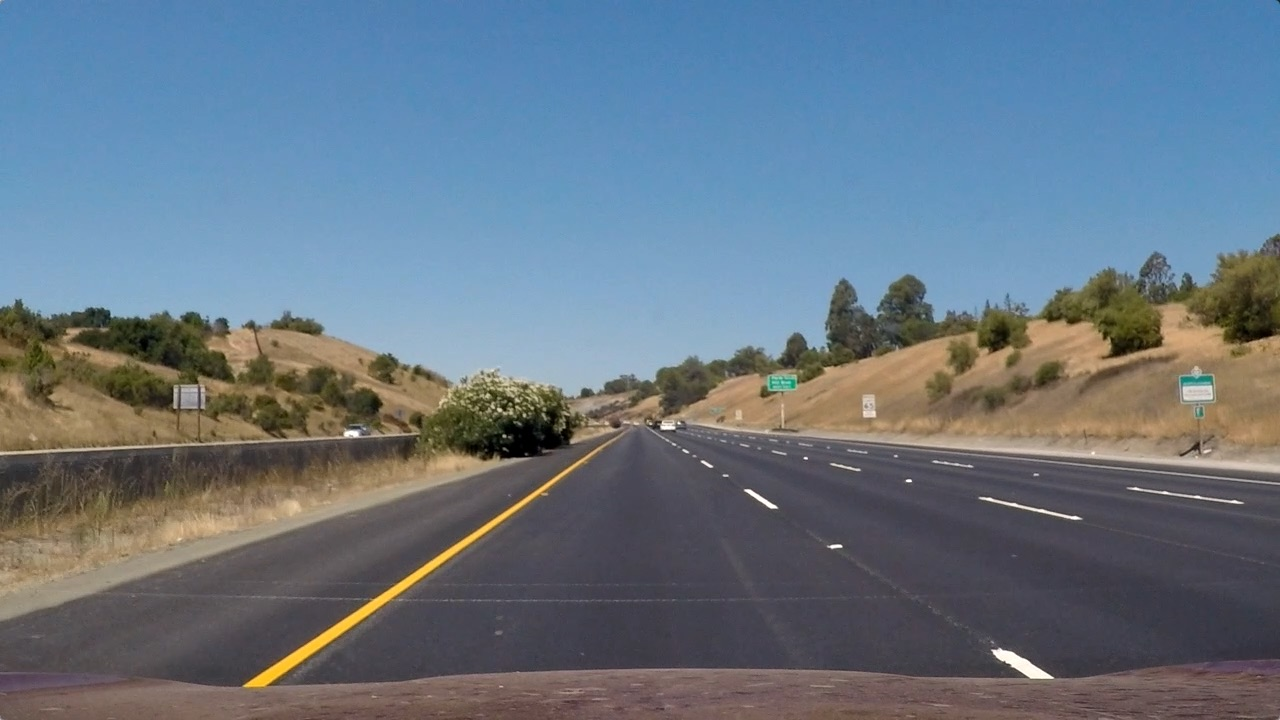
#> input picture media/test_images/straight_lines1.jpg, 1280 x 720 px; its folder holds only this picture in this run
$ jupyter execute draft.ipynb   (shell and % lines are left out)   (older library calls are emulated)
#> lines starting #> are read from the running program, lines starting #| are printed output that depends on the picture
## Importing Packages

[cell 1]
# importing some useful packages
import matplotlib.pyplot as plt
import numpy as np
import cv2
import glob

# showing images in notebook

## Visualization part

[cell 2]
def show_image(image, title='Image', cmap_type='gray'):
    plt.imshow(image, cmap = cmap_type)
    plt.title(title)

## Read In An Image

[cell 3]
# Reading an image
images_paths = glob.glob("media/test_images/*.jpg")
images = [plt.imread(image) for image in images_paths]
#> images = 1 item

# getting img dimensions and printing it
image_idx = 0

print("This image is of shape {}".format(images[image_idx].shape))
#| This image is of shape (720, 1280, 3)
show_image(images[image_idx], "Image number one")

[cell 4]
### Apply gaussian blue to eliminate noise
def gaussian_blur(img, kernel_size):
    return cv2.GaussianBlur(img, (kernel_size, kernel_size), 0)

[cell 5]
### This function returns the prespective and inverse prespective matrix for a prespective transform
def perspectiveTransform(srcPoints, dstPoints):
    M = cv2.getPerspectiveTransform(srcPoints, dstPoints)
    Minv = cv2.getPerspectiveTransform(dstPoints, srcPoints)
    return M, Minv

### This function applies prespective transform to an image and returns the warped image
def warpPerspective(img, imgSize, M):
    return cv2.warpPerspective(img, M, imgSize, cv2.INTER_LINEAR)

## Start your pipeline Here

[cell 6]
test_image = images[0]
#> test_image is the input picture: shape (720, 1280, 3); mean R, G, B 103.2, 117.7, 131.2

show_image(test_image, "Test Image")

[cell 7]
gray = cv2.cvtColor(test_image, cv2.COLOR_RGB2GRAY)

show_image(gray, "Gray Image")

[cell 8]
hls_image = cv2.cvtColor(test_image, cv2.COLOR_RGB2HLS)
#> hls_image: shape (720, 1280, 3); mean of channels 0, 1, 2 85.5, 117, 67

show_image(hls_image, "HSL Image")

[cell 9]
h_channel = hls_image[:, :, 0]
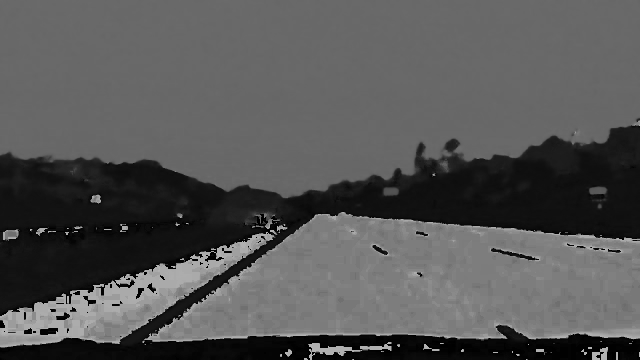
#> h_channel: shape (720, 1280) (shown at 1/2 size); min 0, max 179, mean 85.5
l_channel = hls_image[:, :, 1]
s_channel = hls_image[:, :, 2]
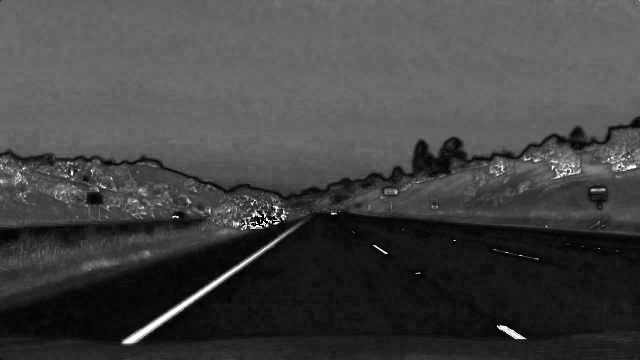
#> s_channel: shape (720, 1280) (shown at 1/2 size); min 0, max 255, mean 67

[cell 10]
np.max(h_channel), np.max(l_channel), np.max(s_channel)
#> Out = (179, 254, 255)

[cell 11]
show_image(s_channel, "S Channel")

[cell 12]
sobelx = cv2.Sobel(s_channel, cv2.CV_64F, 1, 0)
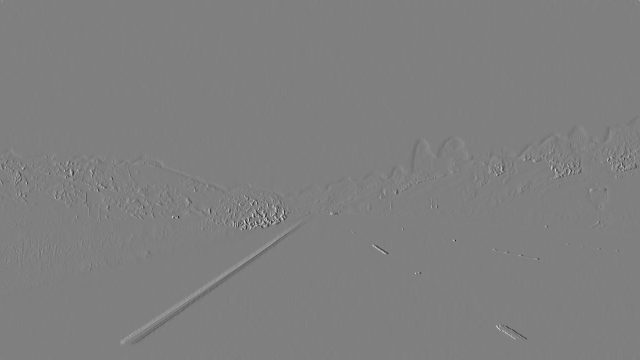
#> sobelx: shape (720, 1280) float64 (shown at 1/2 size); min -1020, max 1020, mean -0.1; drawn with min black and max white

show_image(sobelx, "Sobel X")

[cell 13]
np.max(sobelx), np.min(sobelx)
#> Out = (1020, -1020)

[cell 14]
abs_sobel_x = np.absolute(sobelx)
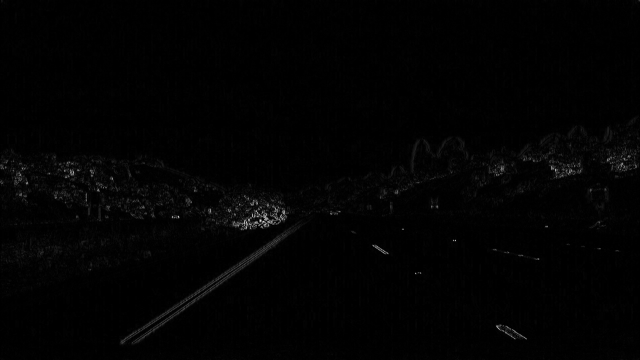
#> abs_sobel_x: shape (720, 1280) float64 (shown at 1/2 size); min 0, max 1020, mean 11.1; drawn with min black and max white
scaled_sobel = 255 * ((abs_sobel_x) / np.max(abs_sobel_x))

[cell 15]
show_image(scaled_sobel, "Enhanced Edges")

[cell 16]
sx_thresh = [10, 100]

sx_binary = np.zeros_like(scaled_sobel)
sx_binary[(scaled_sobel > sx_thresh[0]) & (scaled_sobel < sx_thresh[1])] = 1

[cell 17]
show_image(sx_binary, "Binary Image")

[cell 18]
srcPoints = np.array([[200, 700],
                      [580, 450],
                      [670, 450],
                      [1150, 700]]).astype(np.float32)

dstPoints = np.array([[200, 700],
                      [200, 50],
                      [1000, 50],
                      [1000, 700]]).astype(np.float32)

M, Minv = perspectiveTransform(srcPoints, dstPoints)

warped_image = warpPerspective(sx_binary, sx_binary.astype(np.float32).shape[1::-1], M)

[cell 19]
show_image(warped_image)

[cell 20]
origianl_image = warpPerspective(warped_image, sx_binary.shape[1::-1], Minv)
show_image(origianl_image)
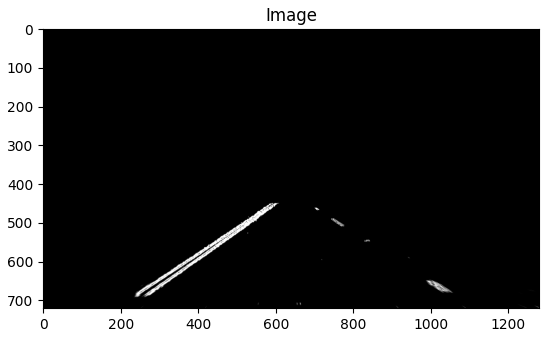
#> figure drawn by matplotlib, 1 panel

$ run again, on media/test_images/test3.jpg
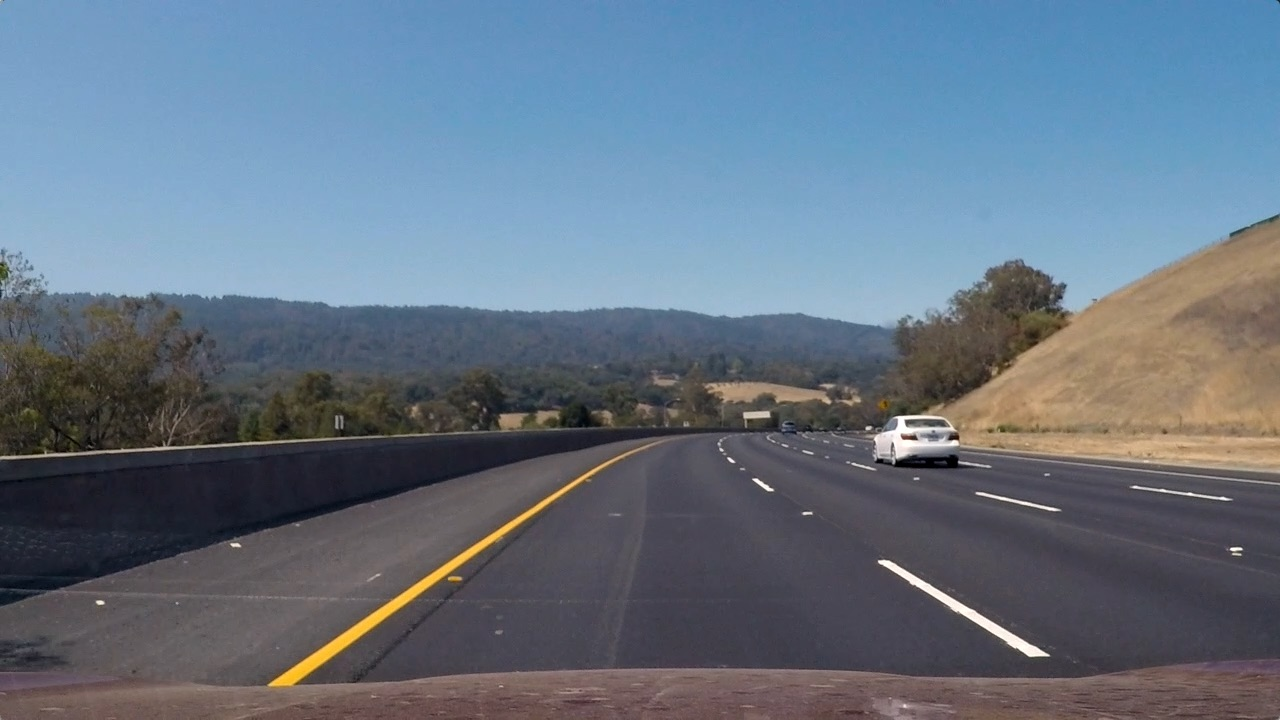
#> input picture media/test_images/test3.jpg, 1280 x 720 px
#> images = 1 item
#| This image is of shape (720, 1280, 3)
#> test_image is the input picture: shape (720, 1280, 3); mean R, G, B 101.1, 115.3, 130.7
#> hls_image: shape (720, 1280, 3); mean of channels 0, 1, 2 94.8, 115.7, 62.1
#> `np.max(h_channel), np.max(l_channel), np.max(s_channel)`: Out = (179, 255, 255)
#> `sobelx = cv2.Sobel(s_channel, cv2.CV_64F, 1, 0)`:
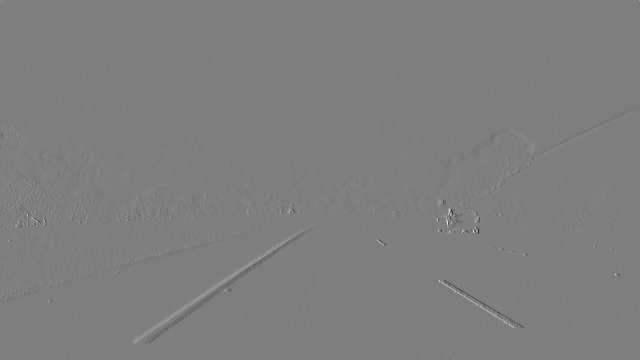
#> sobelx: shape (720, 1280) float64 (shown at 1/2 size); min -979, max 990, mean 0; drawn with min black and max white
#> `np.max(sobelx), np.min(sobelx)`: Out = (990, -979)
#> `[cell 20] origianl_image = warpPerspective(warped_image, sx_binary.sha..`:
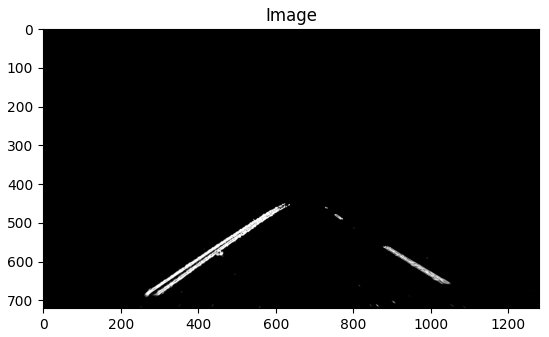
#> figure drawn by matplotlib, 1 panel

$ run again, on media/test_images/test4.jpg
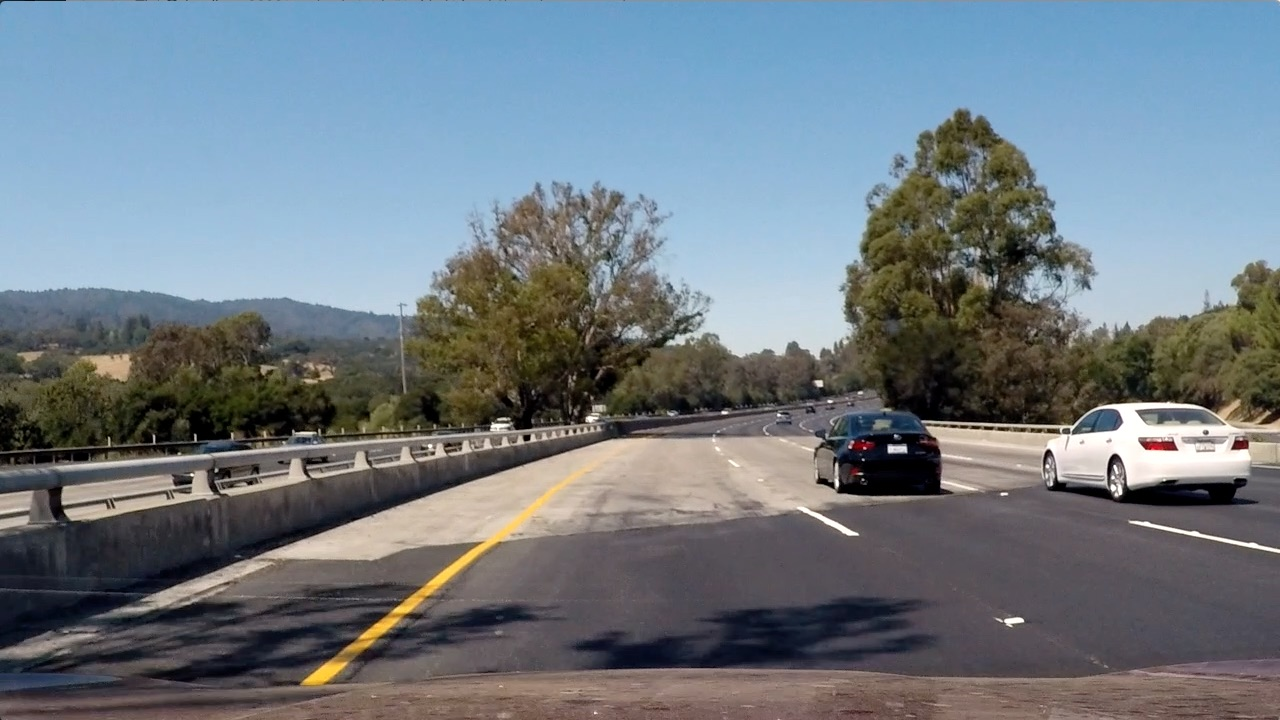
#> input picture media/test_images/test4.jpg, 1280 x 720 px
#> images = 1 item
#| This image is of shape (720, 1280, 3)
#> test_image is the input picture: shape (720, 1280, 3); mean R, G, B 112.2, 122.7, 130.9
#> hls_image: shape (720, 1280, 3); mean of channels 0, 1, 2 80.5, 121.4, 71.8
#> `np.max(h_channel), np.max(l_channel), np.max(s_channel)`: Out = (180, 255, 255)
#> `sobelx = cv2.Sobel(s_channel, cv2.CV_64F, 1, 0)`:
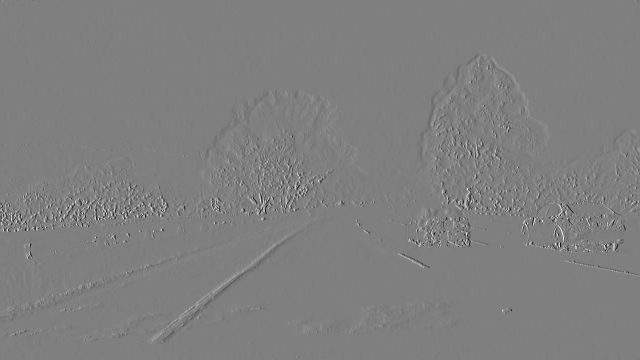
#> sobelx: shape (720, 1280) float64 (shown at 1/2 size); min -1020, max 1020, mean 0; drawn with min black and max white
#> `np.max(sobelx), np.min(sobelx)`: Out = (1020, -1020)
#> `[cell 20] origianl_image = warpPerspective(warped_image, sx_binary.sha..`:
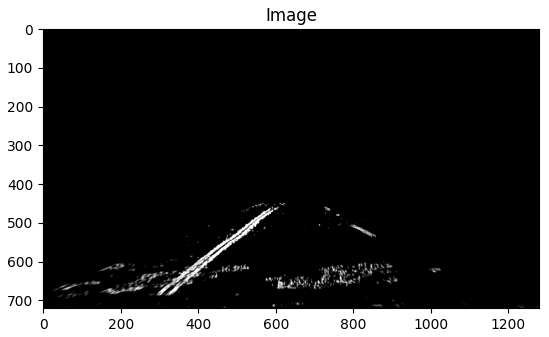
#> figure drawn by matplotlib, 1 panel
